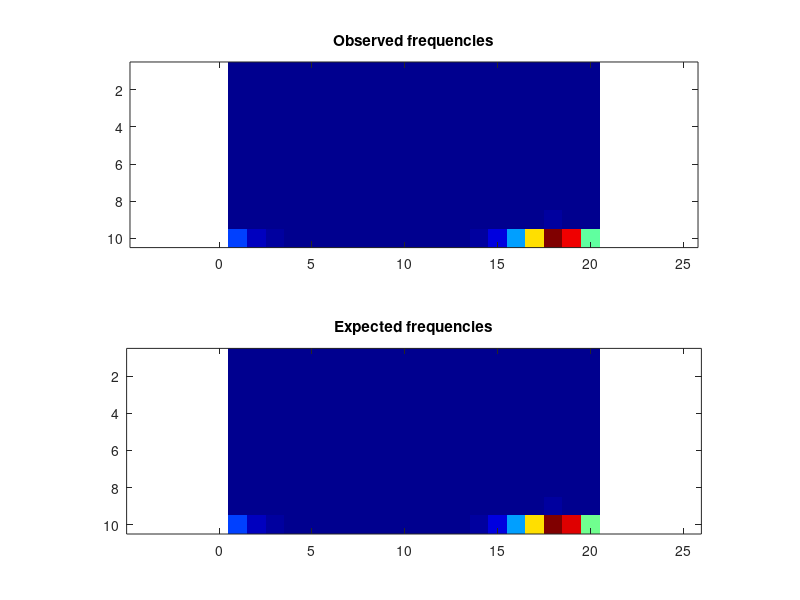

MATLAB code to generate this figure:
obsFrequencies = [ 0, 0, 0, 0, 0, 0, 0, 0, 0, 0, 0, 0, 0, 0, 0, 0, 0, 0, 0, 0; 0, 0, 0, 0, 0, 0, 0, 0, 0, 0, 0, 0, 0, 0, 0, 0, 0, 0, 0, 0; 0, 0, 0, 0, 0, 0, 0, 0, 0, 0, 0, 0, 0, 0, 0, 0, 0, 0, 0, 0; 0, 0, 0, 0, 0, 0, 0, 0, 0, 0, 0, 0, 0, 0, 0, 0, 0, 0, 0, 0; 0, 0, 0, 0, 0, 0, 0, 0, 0, 0, 0, 0, 0, 0, 0, 0, 0, 0, 0, 0; 0, 0, 0, 0, 0, 0, 0, 0, 0, 0, 0, 0, 0, 0, 0, 0, 0, 0, 0, 0; 0, 0, 0, 0, 0, 0, 0, 0, 0, 0, 0, 0, 0, 0, 0, 0, 0, 0, 0, 0; 0, 0, 0, 0, 0, 0, 0, 0, 0, 0, 0, 0, 0, 0, 0, 0, 0, 5, 4, 0; 101, 6, 1, 0, 0, 0, 0, 0, 0, 0, 0, 0, 0, 0, 20, 256, 2084, 5168, 4139, 1001; 46794, 15324, 5430, 2447, 1322, 800, 651, 637, 587, 728, 1036, 1638, 3204, 8119, 23886, 71210, 172180, 267698, 238179, 125345 ];
expFrequencies = [ 0, 0, 0, 0, 0, 0, 0, 0, 0, 0, 0, 0, 0, 0, 0, 0, 0, 0, 0, 0; 0, 0, 0, 0, 0, 0, 0, 0, 0, 0, 0, 0, 0, 0, 0, 0, 0, 0, 0, 0; 0, 0, 0, 0, 0, 0, 0, 0, 0, 0, 0, 0, 0, 0, 0, 0, 0, 0, 0, 0; 0, 0, 0, 0, 0, 0, 0, 0, 0, 0, 0, 0, 0, 0, 0, 0, 0, 0, 0, 0; 0, 0, 0, 0, 0, 0, 0, 0, 0, 0, 0, 0, 0, 0, 0, 0, 0, 0, 0, 0; 4.88552e-16, 1.06606e-20, 2.47761e-26, 2.03624e-32, 2.30961e-38, 0, 0, 0, 0, 0, 1.49135e-41, 5.09186e-36, 6.04914e-30, 5.66774e-24, 1.12512e-18, 1.58763e-14, 7.64935e-12, 1.01219e-10, 5.40413e-11, 9.77216e-13; 1.53427e-08, 9.128e-12, 1.26953e-15, 9.27475e-20, 8.90939e-24, 2.8929e-27, 7.86272e-30, 4.2755e-31, 9.13906e-31, 6.24536e-29, 6.02088e-26, 3.39089e-22, 4.41787e-18, 5.18606e-14, 2.26665e-10, 1.75212e-07, 1.40943e-05, 9.55869e-05, 5.92855e-05, 3.22137e-06; 0.0062234, 3.95572e-05, 1.00992e-07, 1.7877e-10, 4.02092e-13, 2.13928e-15, 4.87044e-17, 7.95092e-18, 1.26861e-17, 1.81556e-16, 1.53446e-14, 4.39516e-12, 2.31995e-09, 1.2131e-06, 0.000349487, 0.033325, 0.717143, 2.85123, 2.01128, 0.252994; 99.4517, 4.3719, 0.117659, 0.00267461, 7.43594e-05, 3.60325e-06, 4.21521e-07, 1.53681e-07, 1.99021e-07, 8.84608e-07, 1.11851e-05, 0.000301095, 0.0122649, 0.528913, 16.3127, 289.505, 2099.97, 5215.87, 4137.48, 1066.26; 46436.8, 15339.6, 5542.23, 2425.07, 1309.52, 856.521, 661.683, 592.333, 609.006, 720.78, 995.058, 1638.56, 3299.72, 8195.34, 23950.9, 71309.1, 171831, 267400, 238364, 125588 ];
colormap(jet);
clf; subplot(2,1,1);
imagesc(obsFrequencies);
title('Observed frequencies');
axis equal;
subplot(2,1,2);
imagesc(expFrequencies);
axis equal;
title('Expected frequencies');
